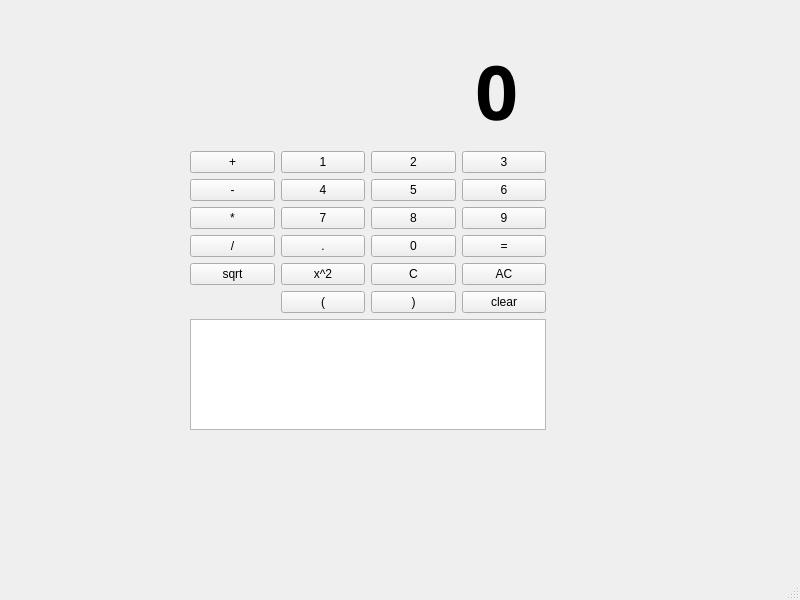
<?xml version="1.0" encoding="UTF-8"?>
<ui version="4.0">
 <class>MainWindow</class>
 <widget class="QMainWindow" name="MainWindow">
  <property name="geometry">
   <rect>
    <x>0</x>
    <y>0</y>
    <width>800</width>
    <height>600</height>
   </rect>
  </property>
  <property name="windowTitle">
   <string>MainWindow</string>
  </property>
  <widget class="QWidget" name="centralwidget">
   <widget class="QWidget" name="gridLayoutWidget">
    <property name="geometry">
     <rect>
      <x>190</x>
      <y>151</y>
      <width>356</width>
      <height>303</height>
     </rect>
    </property>
    <layout class="QGridLayout" name="gridLayout">
     <item row="5" column="2">
      <widget class="QPushButton" name="pushButton_10">
       <property name="text">
        <string>)</string>
       </property>
      </widget>
     </item>
     <item row="5" column="3">
      <widget class="QPushButton" name="clearButton">
       <property name="text">
        <string>clear</string>
       </property>
      </widget>
     </item>
     <item row="3" column="0">
      <widget class="QPushButton" name="pushButton_div">
       <property name="text">
        <string>/</string>
       </property>
      </widget>
     </item>
     <item row="0" column="3">
      <widget class="QPushButton" name="pushButton_3">
       <property name="text">
        <string>3</string>
       </property>
      </widget>
     </item>
     <item row="4" column="1">
      <widget class="QPushButton" name="pushButton_pow">
       <property name="text">
        <string>x^2</string>
       </property>
      </widget>
     </item>
     <item row="5" column="1">
      <widget class="QPushButton" name="pushButton">
       <property name="text">
        <string>(</string>
       </property>
      </widget>
     </item>
     <item row="2" column="1">
      <widget class="QPushButton" name="pushButton_7">
       <property name="text">
        <string>7</string>
       </property>
      </widget>
     </item>
     <item row="3" column="3">
      <widget class="QPushButton" name="pushButton_eq">
       <property name="text">
        <string>=</string>
       </property>
       <property name="shortcut">
        <string>=</string>
       </property>
      </widget>
     </item>
     <item row="4" column="0">
      <widget class="QPushButton" name="pushButton_sqrt">
       <property name="text">
        <string>sqrt</string>
       </property>
      </widget>
     </item>
     <item row="1" column="0">
      <widget class="QPushButton" name="pushButton_minus">
       <property name="text">
        <string>-</string>
       </property>
      </widget>
     </item>
     <item row="2" column="3">
      <widget class="QPushButton" name="pushButton_9">
       <property name="text">
        <string>9</string>
       </property>
      </widget>
     </item>
     <item row="2" column="0">
      <widget class="QPushButton" name="pushButton_mult">
       <property name="text">
        <string>*</string>
       </property>
      </widget>
     </item>
     <item row="1" column="1">
      <widget class="QPushButton" name="pushButton_4">
       <property name="text">
        <string>4</string>
       </property>
      </widget>
     </item>
     <item row="1" column="3">
      <widget class="QPushButton" name="pushButton_6">
       <property name="text">
        <string>6</string>
       </property>
      </widget>
     </item>
     <item row="0" column="1">
      <widget class="QPushButton" name="pushButton_1">
       <property name="text">
        <string>1</string>
       </property>
      </widget>
     </item>
     <item row="0" column="2">
      <widget class="QPushButton" name="pushButton_2">
       <property name="text">
        <string>2</string>
       </property>
      </widget>
     </item>
     <item row="1" column="2">
      <widget class="QPushButton" name="pushButton_5">
       <property name="text">
        <string>5</string>
       </property>
      </widget>
     </item>
     <item row="4" column="2">
      <widget class="QPushButton" name="pushButton_C">
       <property name="text">
        <string>C</string>
       </property>
      </widget>
     </item>
     <item row="6" column="0" colspan="4">
      <widget class="QListWidget" name="listWidget"/>
     </item>
     <item row="3" column="1">
      <widget class="QPushButton" name="pushButton_dot">
       <property name="text">
        <string>.</string>
       </property>
      </widget>
     </item>
     <item row="2" column="2">
      <widget class="QPushButton" name="pushButton_8">
       <property name="text">
        <string>8</string>
       </property>
      </widget>
     </item>
     <item row="3" column="2">
      <widget class="QPushButton" name="pushButton_0">
       <property name="text">
        <string>0</string>
       </property>
      </widget>
     </item>
     <item row="4" column="3">
      <widget class="QPushButton" name="pushButton_AC">
       <property name="text">
        <string>AC</string>
       </property>
      </widget>
     </item>
     <item row="0" column="0">
      <widget class="QPushButton" name="pushButton_plus">
       <property name="text">
        <string>+</string>
       </property>
      </widget>
     </item>
     <item row="7" column="0" colspan="2">
      <widget class="QLabel" name="state">
       <property name="baseSize">
        <size>
         <width>0</width>
         <height>0</height>
        </size>
       </property>
       <property name="font">
        <font>
         <family>Ubuntu Sans</family>
         <pointsize>10</pointsize>
         <bold>true</bold>
        </font>
       </property>
       <property name="layoutDirection">
        <enum>Qt::LeftToRight</enum>
       </property>
       <property name="text">
        <string/>
       </property>
       <property name="textFormat">
        <enum>Qt::AutoText</enum>
       </property>
       <property name="scaledContents">
        <bool>false</bool>
       </property>
       <property name="alignment">
        <set>Qt::AlignRight|Qt::AlignTrailing|Qt::AlignVCenter</set>
       </property>
      </widget>
     </item>
     <item row="7" column="2" colspan="2">
      <widget class="QLabel" name="state_2">
       <property name="baseSize">
        <size>
         <width>0</width>
         <height>0</height>
        </size>
       </property>
       <property name="font">
        <font>
         <family>Ubuntu Sans</family>
         <pointsize>10</pointsize>
         <bold>true</bold>
        </font>
       </property>
       <property name="text">
        <string/>
       </property>
       <property name="textFormat">
        <enum>Qt::AutoText</enum>
       </property>
       <property name="scaledContents">
        <bool>false</bool>
       </property>
       <property name="alignment">
        <set>Qt::AlignRight|Qt::AlignTrailing|Qt::AlignVCenter</set>
       </property>
      </widget>
     </item>
    </layout>
   </widget>
   <widget class="QLabel" name="digits">
    <property name="geometry">
     <rect>
      <x>197</x>
      <y>40</y>
      <width>321</width>
      <height>101</height>
     </rect>
    </property>
    <property name="baseSize">
     <size>
      <width>0</width>
      <height>0</height>
     </size>
    </property>
    <property name="font">
     <font>
      <family>Monaco</family>
      <pointsize>56</pointsize>
      <bold>true</bold>
     </font>
    </property>
    <property name="text">
     <string>0</string>
    </property>
    <property name="textFormat">
     <enum>Qt::AutoText</enum>
    </property>
    <property name="scaledContents">
     <bool>false</bool>
    </property>
    <property name="alignment">
     <set>Qt::AlignRight|Qt::AlignTrailing|Qt::AlignVCenter</set>
    </property>
   </widget>
  </widget>
  <widget class="QMenuBar" name="menubar">
   <property name="geometry">
    <rect>
     <x>0</x>
     <y>0</y>
     <width>800</width>
     <height>23</height>
    </rect>
   </property>
  </widget>
  <widget class="QStatusBar" name="statusbar"/>
 </widget>
 <resources/>
 <connections/>
</ui>
